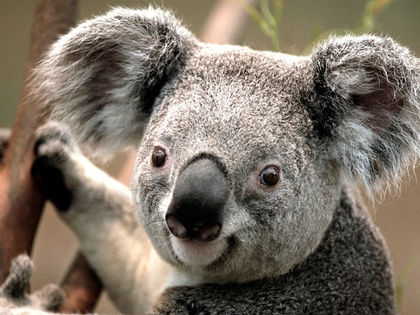
%> input picture Corte 2/OperadoresClase/Koala.jpg, 420 x 315 px, shrunk from 1024 x 768 before the run
$ octave OperadorIntevarloUmbralBinario.m   (GNU Octave 9; MATLAB toolbox functions it lacks are replaced by stand-ins)
%> lines starting %> are read from the running program, lines starting %| are printed output that depends on the picture; in (x1, y1, x2, y2) boxes, pixels count from 0 and x2, y2 are one past the last pixel; in counts of white or black regions, pixels touching at a corner belong together; the program's own positions count from 1
clear all
clc

umbral1=200;
umbral2=250;

imagen =imread('Koala.jpg');
%> imagen is the input picture: size 315x420x3 uint8; mean R, G, B 125.3, 114.7, 101.9
imagenGrises=rgb2gray(imagen);
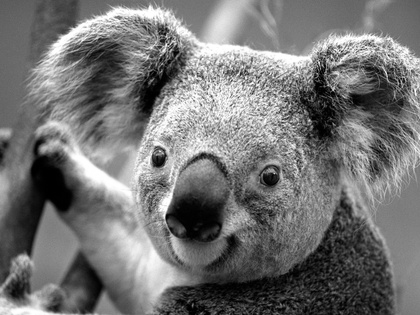
%> imagenGrises: size 315x420 uint8; min 0, max 255, mean 116.4

[m,n]=size(imagenGrises);
%> m = 315; n = 420

for i=1:m
    for j=1:n
        if imagenGrises(i,j) > umbral1 && imagenGrises(i,j) < umbral2

%           imagenUmbralInversp(i,j)=255;
            imagenUmbralInversp(i,j)=0;

        else
%           imagenUmbralInversp(i,j)=0;
            imagenUmbralInversp(i,j)=255;
        end
    end
end
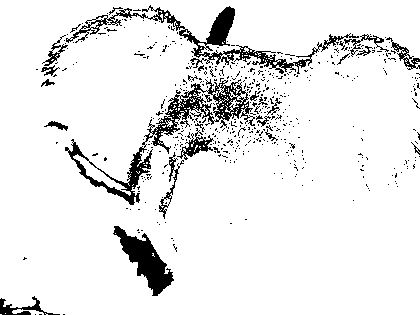
%> imagenUmbralInversp: size 315x420 double; 91.5% white; 514 black regions (487 under 20 px), largest, box (x1, y1, x2, y2) and area: (65, 79, 255, 205) 3230, (66, 5, 359, 74) 2668, (113, 226, 174, 296) 1633

subplot(1,2,1);
imshow(imagenGrises)

subplot(1,2,2);
imshow(imagenUmbralInversp)
